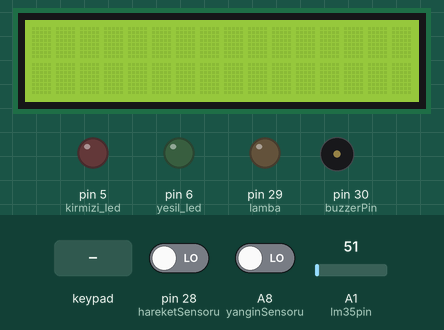
A sketch run on a simulated Arduino Mega 2560, built with avr-gcc and run on an emulated ATmega2560. Shown: 16×2 character LCD, output pins drawn as LEDs (lit = HIGH), buzzer (waves = sounding, pin HIGH). The test bench sets the inputs (shaded band); at power-on: A1 (lm35pin) = 51, pin 28 (hareketSensoru) LOW, A8 (yanginSensoru) LOW.

Above: at 1.2 s.
1.3 s: keypad keys 1 2 3 4 pressed 0.4 s apart
At 4.3 s:
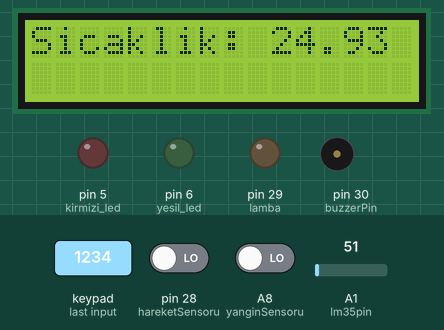
4.5 s: keypad keys 1 3 1 2 1 1 1 0 pressed 0.4 s apart
At 10.1 s:
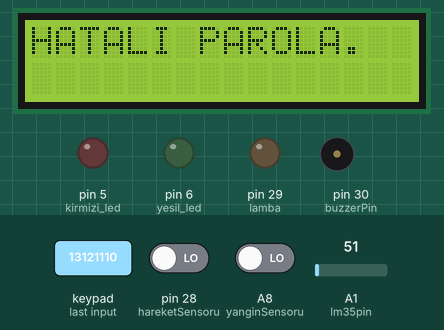
10.7 s: A1 (lm35pin) set to 68
At 11.9 s:
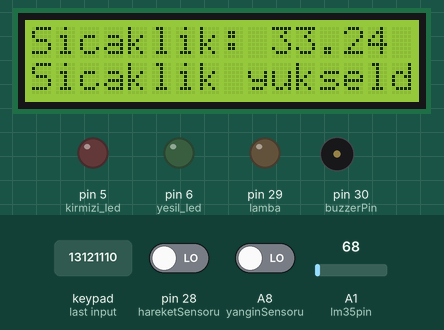
12.2 s: A1 (lm35pin) set to 30
At 13.8 s:
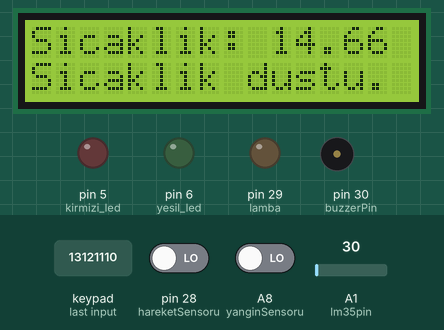
15.2 s: pin 28 (hareketSensoru) driven HIGH
At 17.2 s:
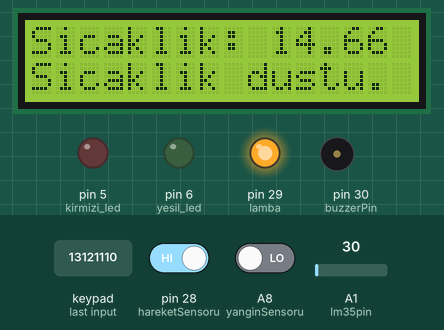
18.2 s: A8 (yanginSensoru) driven HIGH
At 19.7 s:
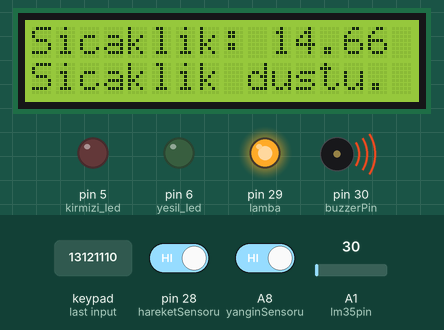
Timing chart, 0 to 20.9 s (numbered marks = the images above; inputs shaded):
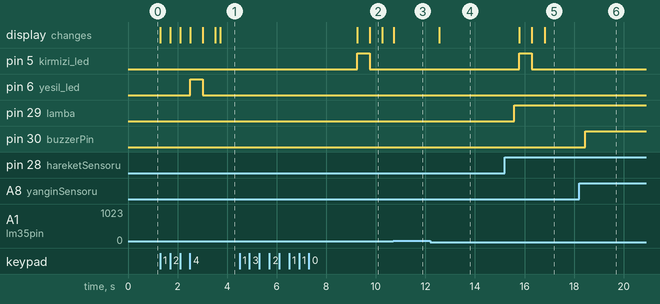

Measured:
- the behaviour switches between 61 and 62 on A1 (lm35pin) (found by bisection; images 2 and 3)
- after the input at 1.3 s, pin 6 (yesil_led): LOW → HIGH after 1.2 s, → LOW 0.50 s later; the display: first changes at once (image 1 shows a later state)
- after the input at 4.5 s, pin 5 (kirmizi_led): LOW → HIGH after 4.7 s, → LOW 0.50 s later; the display: first changes after 4.7 s (image 2 shows a later state)
- after the input at 10.7 s, the display: changes at once (image 3)
- after the input at 12.2 s, the display: changes after 0.37 s (image 4)
- after the input at 15.2 s, pin 29 (lamba): LOW → HIGH after 0.39 s
- after the input at 18.2 s, pin 30 (buzzerPin): LOW → HIGH after 0.24 s

The sketch:

prolab_son.ino
```cpp
#include <Keypad.h>
#include <LM35.h>
#include <LiquidCrystal.h>
LiquidCrystal lcd(22,23,24,25,26,27);    //rs,en,d4,d5,d6,d7

int buzzerPin=30;
int yanginSensoru=A8;
int okunan_deger_yangin;

int lm35pin =A1;

int okunan_deger_termometre=0;
float sicaklik_gerilim=0;
float sicaklik=0;
int yesil_led =6;
int kirmizi_led=5;
const byte satir=4;
const byte sutun=3;
char dogru_sifre[4]={'1','2','3','4'};
char girilen_sifre[4];
char tus;
int i=0;
int girisBasarili=0;

int hareketSensoru =28;
int hareketVarMi;
int lamba=29;

char tus_takimi[satir][sutun]={
  {'1','2','3'},
  {'4','5','6'},
  {'7','8','9'},
  {'*','0','#'}
  };

byte satir_pinleri[satir]={13,12,11,10};
byte sutun_pinleri[sutun]={9,8,7};

Keypad keypadd= Keypad(makeKeymap(tus_takimi),satir_pinleri,sutun_pinleri,satir,sutun);


void setup() {


pinMode(yesil_led,OUTPUT);
pinMode(kirmizi_led,OUTPUT);
lcd.begin(16,2);
pinMode(hareketSensoru, INPUT);
pinMode(lamba, OUTPUT);

pinMode(yanginSensoru,INPUT);
pinMode(buzzerPin,OUTPUT);
}


void loop() {

  //////////////////////////////////////////KEYPAD//////////////////////////////
  digitalWrite(yesil_led,LOW);
  digitalWrite(kirmizi_led,LOW);
  tus=keypadd.getKey();
  if(tus){
    girilen_sifre[i]=tus;
    i++;
    lcd.print("*");
  }
  if(i == 4)
  {
    lcd.clear();

    if((strncmp(dogru_sifre,girilen_sifre,4)==0)){
      digitalWrite(yesil_led,HIGH);

      delay(500);
      digitalWrite(yesil_led,LOW);
      lcd.print("HOS GELDINIZ.");
      delay(500);
      lcd.clear();
      i=0;
      delay(200);
      girisBasarili=1;
    }
    else{
      digitalWrite(kirmizi_led,HIGH);
      delay(500);
      digitalWrite(kirmizi_led,LOW);
       lcd.print("HATALI PAROLA.");
      delay(500);
      lcd.clear();
      i=0;
    }
  }
//////////////////////////////////////////////////////////////////////////////


if(girisBasarili==1){
//////////////////////////////////////TERMOMETRE//////////////////////////////
  okunan_deger_termometre = analogRead(A1);
  sicaklik_gerilim =(5000.0/1023.0) * okunan_deger_termometre;
  sicaklik = sicaklik_gerilim / 10.0;
    lcd.clear();
    lcd.home();

   // lcd.setCursor(0,1);
    if(sicaklik>30){
       lcd.clear();
        lcd.print("Sicaklik: ");
       lcd.print(sicaklik);
        lcd.setCursor(0,1);
    lcd.print("Sicaklik yukseldi.");
    }
    else if(sicaklik<20)
    {   lcd.clear();
        lcd.print("Sicaklik: ");
       lcd.print(sicaklik);
        lcd.setCursor(0,1);
    lcd.print("Sicaklik dustu.");
    }else
    {lcd.clear();
     lcd.print("Sicaklik: ");
      lcd.print(sicaklik);
  lcd.print("  derece");
    }


    delay(250);


//////////////////////////////////////////////////////////////////////////////


/////////////////////////////////////////HAREKET//////////////////////////////
  hareketVarMi = digitalRead(hareketSensoru);

  if(hareketVarMi==1){
    digitalWrite(lamba,HIGH);
  }else{
     digitalWrite(lamba,LOW);
  }
//////////////////////////////////////////////////////////////////////////////


//////////////////////////////////////YANGIN SENSORU/////////////////////////
  okunan_deger_yangin = digitalRead(yanginSensoru);

  if(okunan_deger_yangin == HIGH){
    digitalWrite(buzzerPin,HIGH);
  }
  else{
    digitalWrite(buzzerPin,LOW);
  }

  delay(200);


//////////////////////////////////////////////////////////////////////////////


}


}
```
